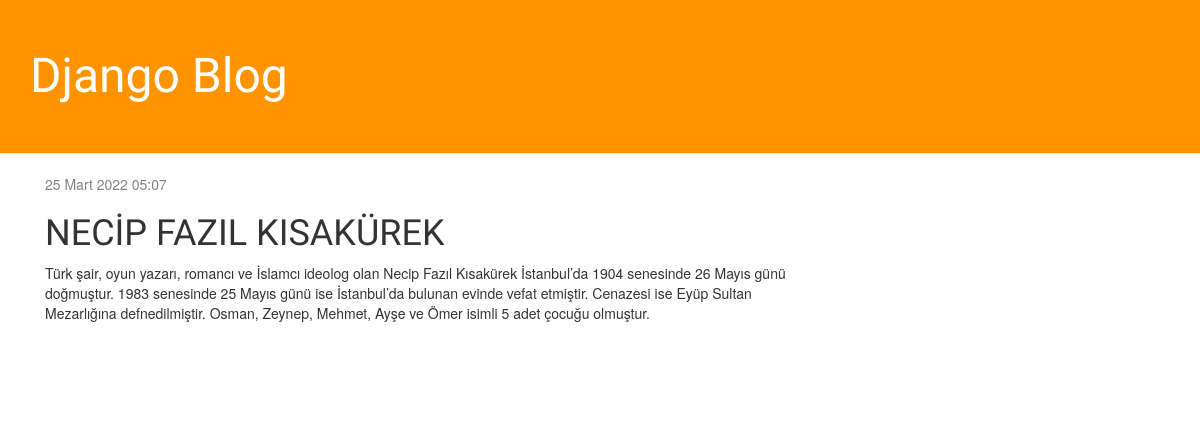
The app's page /post/1/ with its own data.
### blog/models.py (models this page shows, shortened)
class Post(models.Model):
    author = models.ForeignKey(settings.AUTH_USER_MODEL, on_delete=models.CASCADE)
    title = models.CharField(max_length=200)
    text = models.TextField()
    created_date = models.DateTimeField(
            default=timezone.now)
    published_date = models.DateTimeField(
            blank=True, null=True)

### blog/views.py (the view)
# urls.py: path('post/<int:pk>/', views.post_detail, name='post_detail'),
def post_detail(request, pk):
    post = get_object_or_404(Post, pk=pk)
    return render(request, "blog/post_detail.html", {'post':post})

### blog/templates/blog/post_detail.html (shortened to what this page needs)
<!DOCTYPE html>
<html lang="en">
<head>
</head>
<body>
    {% extends 'blog/base.html' %}
    {% block content %}
        <div class="post">
            {% if post.published_date %}
                <div class="date">
                    {{ post.published_date }}
                </div>
            {% endif %}
            <h1>{{ post.title }}</h1>
            <p>{{ post.text|linebreaksbr }}</p>
        </div>
    {% endblock %}

### blog/static/css/blog.css (style rules this page uses)
h1, h2, h3, h4 { font-family: 'Lobster', cursive; }
.date { color: #828282; }
.post { margin-bottom: 70px; }

### records on screen
Post: published_date "25 Mart 2022 05:07", title "NECİP FAZIL KISAKÜREK", text "Türk şair, oyun yazarı, romancı ve İslamcı ideolog olan Necip Fazıl Kısakürek İstanbul’da 1904 senesinde 26 Mayıs günü doğmuştur. 1983 senesinde 25 Mayıs günü ise İstanbul’da bulunan evinde vefat etmiştir. Cenazesi ise Eyüp Sultan Mezarlığına defnedilmiştir. Osman, Zeynep, Mehmet, Ayşe ve Ömer isimli 5 adet çocuğu olmuştur."
